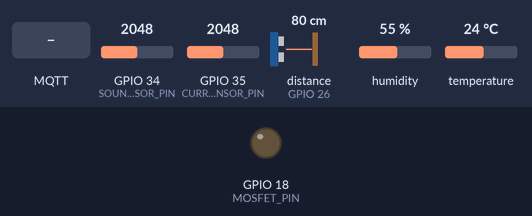
Recording of a program running on a simulated ESP32. Shown: output pins drawn as LEDs (lit = HIGH). Wiring (inferred from the names in the program): ultrasonic range finder: trigger GPIO 33; echo GPIO 26. The inputs (shaded band) are chosen by the test bench; at power-on: distance to the obstacle (sensor on GPIO 26) 80 cm, GPIO 34 (SOUND_SENSOR_PIN) = 2048, GPIO 35 (CURRENT_SENSOR_PIN) = 2048, humidity 55 %, temperature 24 °C (analog values on the 0–4095 scale). The echo pulse lasts 58.3 µs per cm; WiFi joins after 1.5 s; servers stay silent unless stated; uploads are accepted with an empty reply; no MQTT or app messages arrive unless stated; pins used as bus, display or sensor lines are not drawn; what the program prints to the serial monitor is not drawn.

Above: at 2.7 s.
2.8 s: distance to the obstacle (sensor on GPIO 26) set to 2 cm
At 4.1 s:
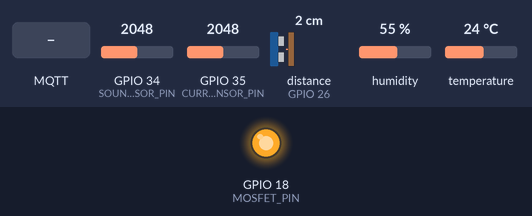
4.4 s: distance to the obstacle (sensor on GPIO 26) set to 9 cm
At 5.3 s:
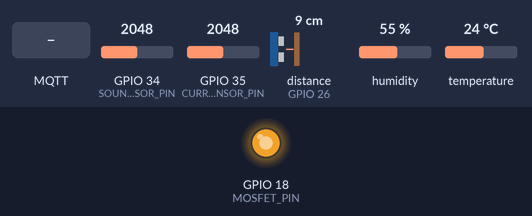
6.0 s: distance to the obstacle (sensor on GPIO 26) set to 18 cm
At 7.3 s:
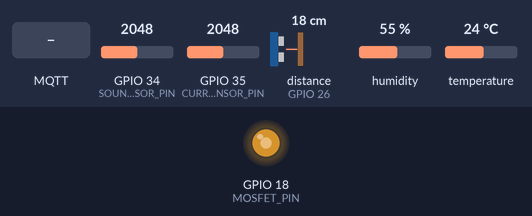
9.4 s: MQTT message "true" arrives on the first subscribed topic
At 13.2 s:
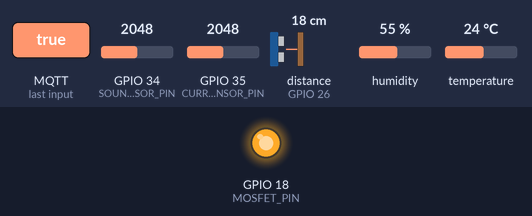
Timing chart, 0 to 14.7 s (numbered marks = the images above; inputs shaded):
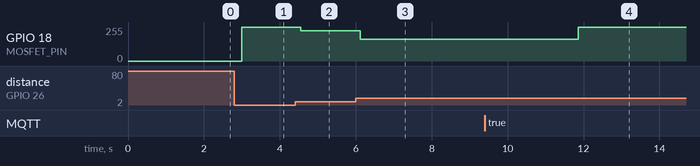

Measured:
- after the input at 2.8 s, GPIO 18 (MOSFET_PIN): 0/255 → 255/255 after 0.20 s
- after the input at 4.4 s, GPIO 18 (MOSFET_PIN): 255/255 → 226/255 after 0.16 s
- after the input at 6.0 s, GPIO 18 (MOSFET_PIN): 226/255 → 163/255 after 0.11 s
- after the input at 9.4 s, GPIO 18 (MOSFET_PIN): 163/255 → 255/255 after 2.5 s

The program:

main.cpp
```cpp
#include <Arduino.h>
#include <WiFi.h>
#include <HTTPClient.h>
#include <PubSubClient.h>
#include <DHT.h>
#include <math.h>

const char* WIFI_SSID = "uaifai-tiradentes";
const char* WIFI_PASSWORD = "bemvindoaocesar";
const char* BACKEND_URL = "http://172.26.69.122:1880/leituras";
const char* MQTT_BROKER = "172.26.69.122";
const int MQTT_PORT = 1883;
const char* MQTT_CLIENT_ID = "reciluz-esp32-01";
const char* MQTT_COMMAND_TOPIC = "reciluz/lampada/1/comando";

#define MOSFET_PIN 18
#define CURRENT_SENSOR_PIN 35
#define TRIG_PIN 33
#define ECHO_PIN 26
#define SOUND_SENSOR_PIN 34
#define DHT_PIN 23
#define DHT_TYPE DHT22

#define PWM_CHANNEL 0
#define PWM_FREQ 1000
#define PWM_RESOLUTION 8

#define ADC_MAX 4095.0
#define VREF 3.3
#define ACS712_SENSIBILIDADE 0.122
#define ACS712_RUIDO_MINIMO_A 0.05
#define TENSAO_LAMPADA 12.0
#define RUIDO_DB_MIN 35.0
#define RUIDO_DB_MAX 90.0
#define RUIDO_PICO_SILENCIO 20.0
#define RUIDO_PICO_ALTO 1800.0
#define RUIDO_LIMIAR_DETECCAO_DB 55.0

#define DISTANCIA_MIN_CM 5.0
#define DISTANCIA_MAX_CM 40.0
#define BRILHO_MINIMO 8
#define BRILHO_MAXIMO 255
#define BRILHO_SEM_PRESENCA 0

const unsigned long INTERVALO_ENVIO_MS = 1500;
const unsigned long INTERVALO_LEITURA_DHT_MS = 2500;
const unsigned long INTERVALO_RECONEXAO_MQTT_MS = 5000;
const unsigned long INTERVALO_RECONEXAO_WIFI_MS = 10000;
const unsigned long ATRASO_LOOP_MS = 80;

WiFiClient wifiClient;
PubSubClient mqttClient(wifiClient);
DHT dht(DHT_PIN, DHT_TYPE);

unsigned long ultimoEnvio = 0;
unsigned long ultimaLeituraDht = 0;
unsigned long ultimaTentativaMqtt = 0;
unsigned long ultimaTentativaWiFi = 0;

float offsetSensor = 0.0;
float temperaturaAtual = NAN;
float umidadeAtual = NAN;
bool modoRemotoAtivo = false;
bool lampadaRemotaLigada = false;

float medirDistancia() {
  digitalWrite(TRIG_PIN, LOW);
  delayMicroseconds(2);

  digitalWrite(TRIG_PIN, HIGH);
  delayMicroseconds(10);
  digitalWrite(TRIG_PIN, LOW);

  long duracao = pulseIn(ECHO_PIN, HIGH, 25000);

  if (duracao == 0) {
    return -1;
  }

  return duracao * 0.034 / 2;
}

int calcularBrilhoAutomatico(float distancia) {
  if (distancia < 0 || distancia > DISTANCIA_MAX_CM) {
    return BRILHO_SEM_PRESENCA;
  }

  float distanciaLimitada = constrain(distancia, DISTANCIA_MIN_CM, DISTANCIA_MAX_CM);
  int brilho = map(
    (int)(distanciaLimitada * 10),
    (int)(DISTANCIA_MAX_CM * 10),
    (int)(DISTANCIA_MIN_CM * 10),
    BRILHO_MINIMO,
    BRILHO_MAXIMO
  );

  return constrain(brilho, BRILHO_MINIMO, BRILHO_MAXIMO);
}

float lerTensaoSensor() {
  long soma = 0;

  for (int i = 0; i < 80; i++) {
    soma += analogRead(CURRENT_SENSOR_PIN);
    delayMicroseconds(500);
  }

  float media = soma / 80.0;
  return (media * VREF) / ADC_MAX;
}

void calibrarSensorCorrente() {
  ledcWrite(PWM_CHANNEL, 0);
  delay(1500);

  offsetSensor = lerTensaoSensor();

  Serial.print("ACS712 calibrado. Offset: ");
  Serial.print(offsetSensor, 4);
  Serial.println(" V");
}

float medirCorrente() {
  float tensaoSensor = lerTensaoSensor();
  float corrente = abs((tensaoSensor - offsetSensor) / ACS712_SENSIBILIDADE);

  if (corrente < ACS712_RUIDO_MINIMO_A) {
    return 0;
  }

  return corrente;
}

float medirNivelRuidoDb() {
  int leituraMinima = ADC_MAX;
  int leituraMaxima = 0;
  unsigned long inicio = millis();

  while (millis() - inicio < 50) {
    int leitura = analogRead(SOUND_SENSOR_PIN);

    if (leitura < leituraMinima) {
      leituraMinima = leitura;
    }

    if (leitura > leituraMaxima) {
      leituraMaxima = leitura;
    }

    delayMicroseconds(200);
  }

  float picoAPico = leituraMaxima - leituraMinima;

  if (picoAPico < RUIDO_PICO_SILENCIO) {
    picoAPico = RUIDO_PICO_SILENCIO;
  }

  if (picoAPico > RUIDO_PICO_ALTO) {
    picoAPico = RUIDO_PICO_ALTO;
  }

  float escalaLog = (log10(picoAPico) - log10(RUIDO_PICO_SILENCIO)) / (log10(RUIDO_PICO_ALTO) - log10(RUIDO_PICO_SILENCIO));
  return RUIDO_DB_MIN + (escalaLog * (RUIDO_DB_MAX - RUIDO_DB_MIN));
}

void atualizarDht(bool forcarLeitura = false) {
  if (!forcarLeitura && millis() - ultimaLeituraDht < INTERVALO_LEITURA_DHT_MS) {
    return;
  }
  ultimaLeituraDht = millis();

  float novaUmidade = dht.readHumidity();
  float novaTemperatura = dht.readTemperature();

  if (isnan(novaUmidade) || isnan(novaTemperatura)) {
    Serial.println("AM2302/DHT22: falha na leitura");
    return;
  }

  umidadeAtual = novaUmidade;
  temperaturaAtual = novaTemperatura;
}

String valorJsonOuNull(float valor, int casasDecimais) {
  if (isnan(valor)) {
    return "null";
  }

  return String(valor, casasDecimais);
}

bool conectarWiFi() {
  if (WiFi.status() == WL_CONNECTED) {
    return true;
  }

  if (millis() - ultimaTentativaWiFi < INTERVALO_RECONEXAO_WIFI_MS) {
    return false;
  }
  ultimaTentativaWiFi = millis();

  Serial.println("Tentando conectar ao Wi-Fi em segundo plano...");
  WiFi.mode(WIFI_STA);
  WiFi.begin(WIFI_SSID, WIFI_PASSWORD);
  return false;
}

void receberComandoMqtt(char* topic, byte* payload, unsigned int length) {
  String mensagem = "";
  for (unsigned int i = 0; i < length; i++) {
    mensagem += (char)payload[i];
  }

  Serial.print("MQTT recebido em ");
  Serial.print(topic);
  Serial.print(": ");
  Serial.println(mensagem);

  mensagem.toLowerCase();

  if (mensagem.indexOf("auto") >= 0 || mensagem.indexOf("\"automatico\":true") >= 0) {
    modoRemotoAtivo = false;
    Serial.println("MQTT: modo automatico por sensor");
    return;
  }

  if ((mensagem.indexOf("\"ligada\"") >= 0 && mensagem.indexOf("true") >= 0) || mensagem == "true" || mensagem == "ligar") {
    modoRemotoAtivo = true;
    lampadaRemotaLigada = true;
    Serial.println("MQTT: comando remoto para ligar");
    return;
  }

  if ((mensagem.indexOf("\"ligada\"") >= 0 && mensagem.indexOf("false") >= 0) || mensagem == "false" || mensagem == "desligar") {
    modoRemotoAtivo = true;
    lampadaRemotaLigada = false;
    Serial.println("MQTT: comando remoto para desligar");
    return;
  }

  Serial.println("MQTT: comando ignorado");
}

void conectarMqtt() {
  if (WiFi.status() != WL_CONNECTED) {
    return;
  }

  if (mqttClient.connected()) {
    return;
  }

  if (millis() - ultimaTentativaMqtt < INTERVALO_RECONEXAO_MQTT_MS) {
    return;
  }
  ultimaTentativaMqtt = millis();

  Serial.print("Conectando ao MQTT em ");
  Serial.print(MQTT_BROKER);
  Serial.print(":");
  Serial.println(MQTT_PORT);

  if (mqttClient.connect(MQTT_CLIENT_ID)) {
    Serial.println("MQTT conectado");
    mqttClient.subscribe(MQTT_COMMAND_TOPIC);
    Serial.print("Inscrito no topico: ");
    Serial.println(MQTT_COMMAND_TOPIC);
  } else {
    Serial.print("Falha MQTT, rc=");
    Serial.println(mqttClient.state());
  }
}

void enviarLeitura(float distancia, bool presencaDetectada, bool somDetectado, float nivelRuidoDb, int brilho, const String& modo, float corrente, float potencia, float consumoEstimado, float temperatura, float umidade) {
  if (WiFi.status() != WL_CONNECTED) {
    Serial.println("Wi-Fi desconectado. Leitura nao enviada agora.");
    return;
  }

  String statusLampada = brilho > 0 ? "ligada" : "desligada";
  if (!modoRemotoAtivo && !presencaDetectada && brilho > 0) {
    statusLampada = "economica";
  }

  String payload = "{";
  payload += "\"lampada_id\":1,";
  payload += "\"status_lampada\":\"" + statusLampada + "\",";
  payload += "\"intensidade_pwm\":" + String(brilho) + ",";
  payload += "\"distancia_cm\":";
  payload += distancia < 0 ? "null" : String(distancia, 2);
  payload += ",";
  payload += "\"modo\":\"" + modo + "\",";
  payload += "\"modo_remoto\":";
  payload += modoRemotoAtivo ? "true" : "false";
  payload += ",";
  payload += "\"corrente\":" + String(corrente, 3) + ",";
  payload += "\"potencia\":" + String(potencia, 2) + ",";
  payload += "\"consumo_estimado\":" + String(consumoEstimado, 8) + ",";
  payload += "\"presenca_detectada\":";
  payload += presencaDetectada ? "true" : "false";
  payload += ",";
  payload += "\"som_detectado\":";
  payload += somDetectado ? "true" : "false";
  payload += ",";
  payload += "\"nivel_ruido_db\":" + String(nivelRuidoDb, 1) + ",";
  payload += "\"temperatura\":" + valorJsonOuNull(temperatura, 1) + ",";
  payload += "\"umidade\":" + valorJsonOuNull(umidade, 1) + ",";
  payload += "\"qualidade_ar\":null";
  payload += "}";

  HTTPClient http;

  Serial.print("Enviando leitura para: ");
  Serial.println(BACKEND_URL);
  Serial.print("Payload: ");
  Serial.println(payload);

  http.begin(BACKEND_URL);
  http.setTimeout(1000);
  http.addHeader("Content-Type", "application/json");

  int codigoResposta = http.POST(payload);

  Serial.print("Envio HTTP: ");
  Serial.println(codigoResposta);

  if (codigoResposta > 0) {
    Serial.print("Resposta backend: ");
    Serial.println(http.getString());
  } else {
    Serial.print("Erro HTTP: ");
    Serial.println(http.errorToString(codigoResposta));
  }

  http.end();
}

void setup() {
  Serial.begin(115200);

  pinMode(TRIG_PIN, OUTPUT);
  pinMode(ECHO_PIN, INPUT);
  pinMode(CURRENT_SENSOR_PIN, INPUT);
  pinMode(SOUND_SENSOR_PIN, INPUT);

  analogReadResolution(12);
  analogSetPinAttenuation(CURRENT_SENSOR_PIN, ADC_11db);
  analogSetPinAttenuation(SOUND_SENSOR_PIN, ADC_11db);

  ledcSetup(PWM_CHANNEL, PWM_FREQ, PWM_RESOLUTION);
  ledcAttachPin(MOSFET_PIN, PWM_CHANNEL);
  ledcWrite(PWM_CHANNEL, 0);
  dht.begin();

  Serial.println("ReciLuz iniciado com lampada MOSFET + ultrassonico + AM2302 + sensor de ruido");
  calibrarSensorCorrente();
  atualizarDht(true);

  conectarWiFi();
  mqttClient.setServer(MQTT_BROKER, MQTT_PORT);
  mqttClient.setCallback(receberComandoMqtt);
  conectarMqtt();
}

void loop() {
  static bool wifiConectadoAnteriormente = false;

  if (WiFi.status() == WL_CONNECTED) {
    if (!wifiConectadoAnteriormente) {
      Serial.print("Wi-Fi conectado. IP do ESP32: ");
      Serial.println(WiFi.localIP());
      wifiConectadoAnteriormente = true;
    }
  } else {
    wifiConectadoAnteriormente = false;
    conectarWiFi();
  }

  conectarMqtt();
  mqttClient.loop();

  float distancia = medirDistancia();
  bool presencaDetectada = distancia > 0 && distancia <= DISTANCIA_MAX_CM;
  float nivelRuidoDb = medirNivelRuidoDb();
  bool somDetectado = nivelRuidoDb >= RUIDO_LIMIAR_DETECCAO_DB;

  int brilho = 0;
  String modo = "";

  if (modoRemotoAtivo) {
    brilho = lampadaRemotaLigada ? BRILHO_MAXIMO : 0;
    modo = lampadaRemotaLigada ? "REMOTO LIGADO" : "REMOTO DESLIGADO";
  } else {
    brilho = calcularBrilhoAutomatico(distancia);
    modo = brilho > 0 ? "MODO PRESENCA" : "MODO NOITE";
  }

  ledcWrite(PWM_CHANNEL, brilho);

  float corrente = medirCorrente();
  float potencia = corrente * TENSAO_LAMPADA;
  float consumoEstimado = (potencia / 1000.0) * (INTERVALO_ENVIO_MS / 3600000.0);
  atualizarDht();

  Serial.println("-------------------------");
  Serial.print("Distancia: ");
  if (distancia < 0) {
    Serial.println("sem leitura");
  } else {
    Serial.print(distancia, 2);
    Serial.println(" cm");
  }

  Serial.print("Brilho PWM: ");
  Serial.print(brilho);
  Serial.println(" / 255");

  Serial.print("Modo: ");
  Serial.println(modo);

  Serial.print("Nivel de ruido: ");
  Serial.print(nivelRuidoDb, 1);
  Serial.println(" dB estimado");

  Serial.print("Ruido acima do limite: ");
  Serial.println(somDetectado ? "sim" : "nao");

  Serial.print("Corrente: ");
  Serial.print(corrente, 3);
  Serial.println(" A");

  Serial.print("Potencia: ");
  Serial.print(potencia, 2);
  Serial.println(" W");

  Serial.print("Temperatura: ");
  if (isnan(temperaturaAtual)) {
    Serial.println("sem leitura");
  } else {
    Serial.print(temperaturaAtual, 1);
    Serial.println(" C");
  }

  Serial.print("Umidade: ");
  if (isnan(umidadeAtual)) {
    Serial.println("sem leitura");
  } else {
    Serial.print(umidadeAtual, 1);
    Serial.println(" %");
  }

  if (millis() - ultimoEnvio >= INTERVALO_ENVIO_MS) {
    enviarLeitura(distancia, presencaDetectada, somDetectado, nivelRuidoDb, brilho, modo, corrente, potencia, consumoEstimado, temperaturaAtual, umidadeAtual);
    ultimoEnvio = millis();
  }

  delay(ATRASO_LOOP_MS);
}
```
